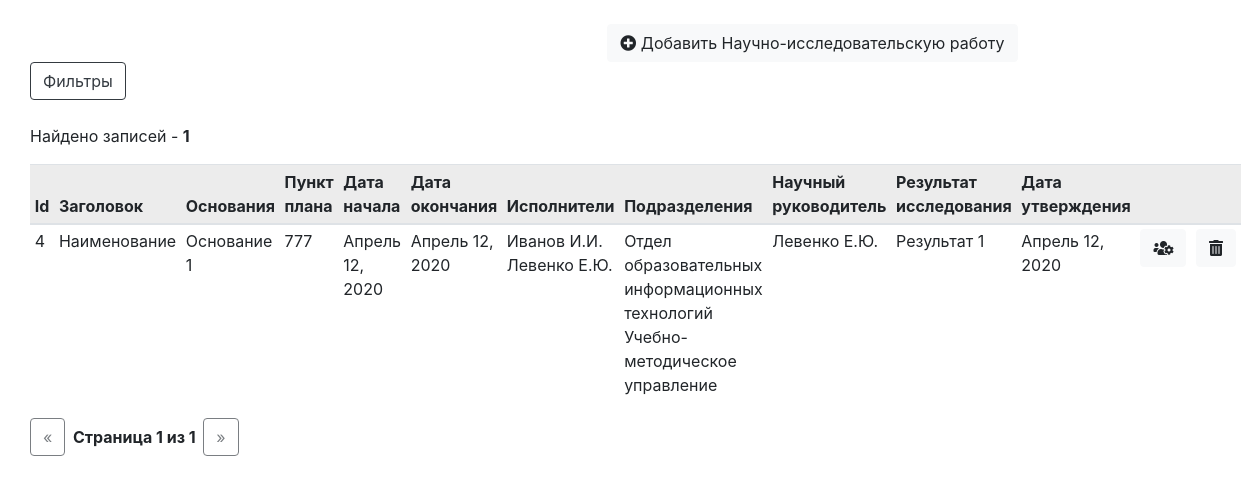
Page /nir/ (signed in) on the committed database.
### nir/models.py (models this page shows, shortened)
class NIR(models.Model):
    nir_title = models.TextField()
    reason = models.ManyToManyField(ReasonNIR, verbose_name="Основания для проведения")
    plan_item = models.CharField(max_length=255, blank=True, null=True, verbose_name="Пункт плана для проведения")
    start_date = models.DateField(blank=True, null=True, verbose_name="Дата начала")
    end_date = models.DateField(blank=True, null=True, verbose_name="Дата окончания")
    result = models.ForeignKey(ResearchResults, on_delete=models.SET_NULL, blank=True, null=True,
                               verbose_name="Результат проведения НИР")
    approve_date = models.DateField(blank=True, null=True, verbose_name="Дата утверждения акта")
    authors = models.ManyToManyField(Author, verbose_name="Авторы НИР")
    subdivisions = models.ManyToManyField(Subdivision, verbose_name="Подразделения НИР")
    nir_leader = models.ForeignKey(Author, related_name="nir_leader", on_delete=models.SET_NULL, null=True, blank=True,
                               verbose_name="Научный руководитель")
    leader_subdivision = models.ForeignKey(Subdivision, related_name='nir_leader_subdivision', on_delete=models.SET_NULL, null=True, blank=True,
                                           verbose_name="Подразделение научного руководителя")
    class Meta:
        ordering = ('nir_title',)
        verbose_name = 'Научно-исследовательская работа'
        verbose_name_plural = 'Научно-исследовательские работы'
    @property
    def get_authors(self):
        s = ''
        for author in self.authors.all():
            s += author.get_full_name
            s += ' '
        return s
    @property
    def get_reasons(self):
        s = ''
        for reason in self.reason.all():
            s += reason.reason_name
            s += ' '
        return s
    @property
    def get_subdivisions(self):
        s = ''
        for subdivision in self.subdivisions.all():
            s += subdivision.subdivision_name
            s += ' '
        return s

class ReasonNIR(models.Model):
    reason_name = models.CharField(max_length=255, verbose_name="Основание для проведения НИР")
    def __str__(self):
        return self.reason_name
    class Meta:
        ordering = ('reason_name',)
        verbose_name = 'Основание для проведения НИР'
        verbose_name_plural = 'Основания для проведения НИР'

class ResearchResults(models.Model):
    research_result_name = models.CharField(max_length=255, verbose_name="Результат исследования")
    def __str__(self):
        return self.research_result_name
    class Meta:
        ordering = ('research_result_name',)
        verbose_name = 'Результат исследования'
        verbose_name_plural = 'Результаты исследования'

### authors/models.py (models this page shows, shortened)
class Author(models.Model):
    subdivision = models.ForeignKey(Subdivision, on_delete=models.SET_NULL, null=True, verbose_name="Подразделение")
    lastname = models.CharField(max_length=100, verbose_name="Фамилия", validators=[name_validator])
    firstname = models.CharField(max_length=100, verbose_name="Имя", validators=[name_validator])
    patronymic = models.CharField(max_length=100, verbose_name="Отчество", validators=[name_validator])
    date_of_birth = models.DateField(blank=True, null=True, verbose_name="Дата рождения")
    rank = models.ForeignKey(Rank, on_delete=models.SET_NULL, blank=True, null=True, verbose_name="Звание")
    position = models.ForeignKey(Position, on_delete=models.SET_NULL, blank=True, null=True, verbose_name="Должность")
    position_date = models.DateField(blank=True, null=True, verbose_name="Дата назначения на должность")
    is_docentvak = models.BooleanField(default=False, verbose_name="Является доцентом ВАК")
    docentvak_date = models.DateField(blank=True, null=True, verbose_name="Дата присовения доцента ВАК")
    is_professor = models.BooleanField(default=False, verbose_name="Является профессором")
    professor_date = models.DateField(blank=True, null=True, verbose_name="Дата присвоения профессороской степени")
    is_candidate = models.BooleanField(default=False, verbose_name="Является кандидатом наук")
    candidate_date = models.DateField(blank=True, null=True, verbose_name="Дата присвоения кандидата наук")
    candidate_title = models.TextField(blank=True, null=True, verbose_name="Название кандидатской диссертации")
    candidate_specialty = models.ForeignKey(Candidatespecialty, on_delete=models.SET_NULL, blank=True, null=True,
                                            verbose_name="Кандидатская специальность")
    is_doctor = models.BooleanField(default=False, verbose_name="Является доктором наук")
    doctor_date = models.DateField(blank=True, null=True, verbose_name="Дата присвоения доктора наук")
    doctor_title = models.TextField(blank=True, null=True, verbose_name="Название докторской диссертации")
    doctor_specialty = models.ForeignKey(Doctorspecialty, on_delete=models.SET_NULL, blank=True, null=True,
                                         verbose_name="Докторская специальность")
    extra_data = models.TextField(blank=True, null=True, verbose_name="Дополнительные данные")
    work_status = models.ForeignKey(Workstatus, on_delete=models.SET_NULL, null=True,
                                    verbose_name="Рабочий статус")
    def __str__(self):
        return self.lastname + ' ' + self.firstname + ' ' + self.patronymic + ' ' + str(self.subdivision)
    class Meta:
        ordering = ('lastname',)
        verbose_name = 'Автор'
        verbose_name_plural = 'Авторы'
    @property
    def get_full_name(self):
        return "{} {}.{}.".format(self.lastname, self.firstname[0], self.patronymic[0])

class Subdivision(models.Model):
    subdivision_name = models.CharField(max_length=255, verbose_name="Наименование подразделения")
    subdivision_short_name = models.CharField(max_length=70, verbose_name="Сокращенное наименование подразделения",
                                              blank=True, null=True)
    group = models.ForeignKey(Subdivisiongroup, on_delete=models.SET_NULL, null=True, verbose_name="Группа подразделений")
    def __str__(self):
        return self.subdivision_name
    class Meta:
        ordering = ('subdivision_name',)
        verbose_name = 'Подразделение'
        verbose_name_plural = 'Подразделения'

### nir/views.py (the view)
# urls.py: path('', login_required(views.nir_list), name='list'),
def nir_list(request):
    f = NIRFilter(request.GET, queryset=NIR.objects.all().order_by('-pk'))
    paginator = Paginator(f.qs, 50)
    page = request.GET.get('page')
    nirs = paginator.get_page(page)
    return render(request, 'nir/nir_list.html', {'list': nirs,
                                                                  'filter': f,
                                                                  })

### nir/templates/nir/nir_list.html (shortened to what this page needs)
{% extends "base_list.html" %}
{% load url_replace %}
{% load static %}
{% block add_button %}
    <a href="{% url 'nir:add' %}" class="btn btn-light"><i class="fas fa-plus-circle"></i> Добавить Научно-исследовательскую работу</a>
{% endblock %}
{% block list %}
    <table class="table table-sm">
        <thead class="table-active">
        <tr>
            <th scope="col">Id</th>
            <th scope="col">Заголовок</th>
            <th scope="col">Основания</th>
            <th scope="col">Пункт плана</th>
            <th scope="col">Дата начала</th>
            <th scope="col">Дата окончания</th>
            <th scope="col">Исполнители</th>
            <th scope="col">Подразделения</th>
            <th scope="col">Научный руководитель</th>
            <th scope="col">Результат исследования
            <th scope="col">Дата утверждения</th>
            <th scope="col"></th>
            <th scope="col"></th>
        </tr>
        </thead>
        <tbody>
        {% for nir in list %}
            <tr>
                <td>{{ nir.id }}</td>
                <td>{{ nir.nir_title }}</td>
                <td>{{ nir.get_reasons }}</td>
                <td>{{ nir.plan_item }}</td>
                <td>{{ nir.start_date }}</td>
                <td>{{ nir.end_date }}</td>
                <td>{{ nir.get_authors }}</td>
                <td>{{ nir.get_subdivisions }}</td>
                <td>{{ nir.nir_leader.get_full_name }}</td>
                <td>{{ nir.result }}</td>
                <td>{{ nir.approve_date }}</td>
                <td><a href="{% url 'nir:update' nir.id %}" class="btn btn-light"><i class="fas fa-users-cog"></i></a></td>
                <td><a href="{% url 'nir:delete' nir.id %}" class="btn btn-light"><i class="fas fa-trash-alt"></i></a></td>
            </tr>
        {% endfor %}
        </tbody>
    </table>
{% endblock %}

### rows in the picture
NIR: id "4", nir_title "Наименование", get_reasons "Основание 1", plan_item "777", start_date "Апрель 12, 2020", end_date "Апрель 12, 2020", get_authors "Иванов И.И. Левенко Е.Ю.", get_subdivisions "Отдел образовательных информационных технологий Учебно-методическое управление", nir_leader.get_full_name "Левенко Е.Ю.", result "Результат 1", approve_date "Апрель 12, 2020"

### other values in the picture
{{ filter.qs|length }} "1"
{{ list.number }} "1"
{{ list.paginator.num_pages }} "1"
